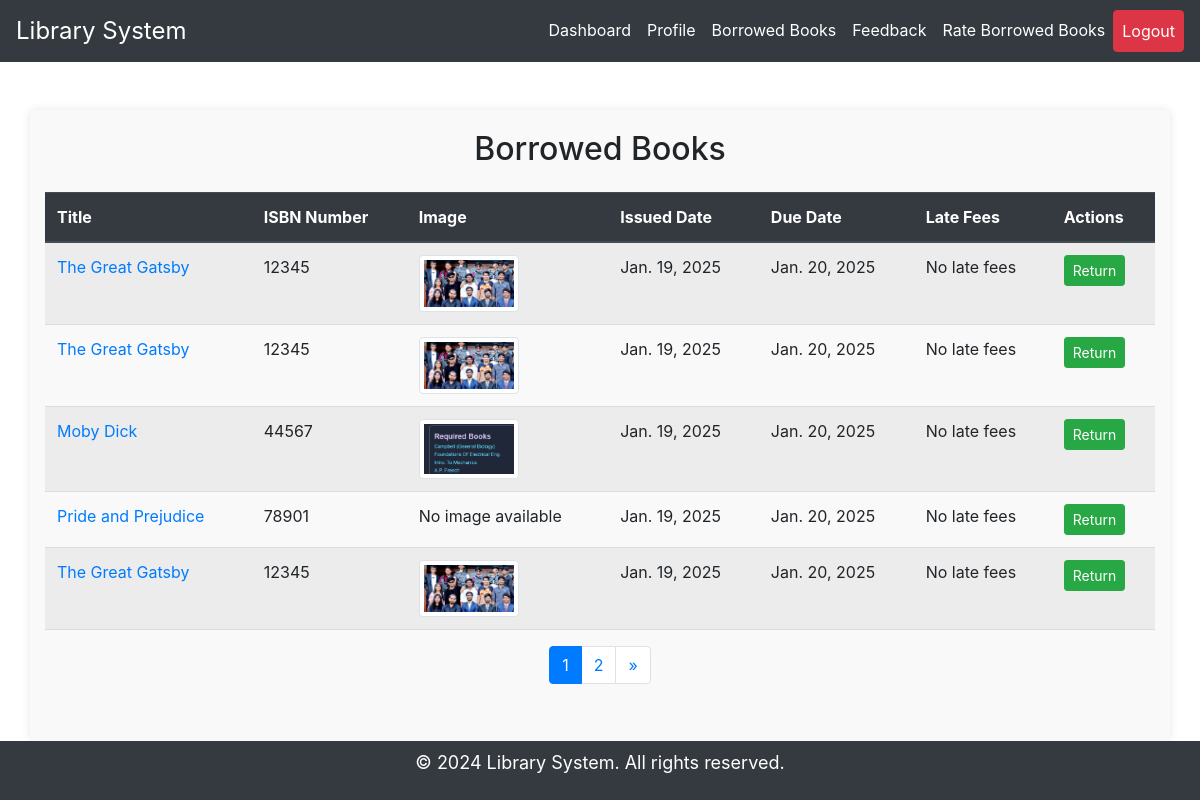
The page /student/borrowed-books/ (signed in) on the database its author committed.
### lib/models.py (models this page shows, shortened)
class Borrow(models.Model):
    student = models.ForeignKey(StudentProfile, on_delete=models.CASCADE)
    book = models.ForeignKey(Book, on_delete=models.CASCADE)
    issued_date = models.DateField(auto_now_add=True)
    due_date = models.DateField()
    late_fees = models.DecimalField(max_digits=5, decimal_places=2, default=0.00)

class Book(models.Model):
    title = models.CharField(max_length=200)
    author = models.CharField(max_length=200)
    genre = models.CharField(max_length=200)
    published_date = models.DateField()
    isbn_number = models.BigIntegerField(unique=True)
    available_copies = models.IntegerField(
    validators=[MinValueValidator(0)]
)
    image = models.ImageField(upload_to='book_images/', blank=True, null=True)  # Add this line
    total_ratings = models.IntegerField(default=0)
    total_rating_value = models.IntegerField(default=0)

### lib/views.py (the view)
# urls.py: path('student/borrowed-books/', views.student_borrowed_books, name='student_borrowed_books'),
@login_required(login_url='/login/')
def student_borrowed_books(request):
    user = request.user
    student_profile = StudentProfile.objects.get(user=user)
    borrowed_books = Borrow.objects.filter(student=student_profile).order_by('-issued_date')
    global_settings = GlobalSettings.objects.first()
    for borrow in borrowed_books:
        if borrow.due_date < datetime.now().date():
            days_late = (datetime.now().date() - borrow.due_date).days
            borrow.late_fees = days_late * global_settings.late_fees_per_day
        else:
            borrow.late_fees = 0
    paginator = Paginator(borrowed_books, 5)  # Show 5 borrowed books per page
    page_number = request.GET.get('page')
    page_obj = paginator.get_page(page_number)
    context = {
        'borrowed_books': page_obj,
    }
    return render(request, 'lib/student_borrowed_books.html', context)

### lib/templates/lib/student_borrowed_books.html (shortened to what this page needs)
{% load static %}
<!DOCTYPE html>
<html lang="en">
<head>
    <link rel="stylesheet" href="{% static 'css/styles.css' %}">
    <link href="https://stackpath.bootstrapcdn.com/bootstrap/4.5.2/css/bootstrap.min.css" rel="stylesheet">
</head>
<body class="d-flex flex-column min-vh-100">
    <nav class="navbar navbar-expand-lg navbar-dark bg-dark">
        <a class="navbar-brand" href="{% url 'lib:home' %}" style="font-size: 1.5rem;">Library System</a>
        <div class="collapse navbar-collapse" id="navbarNav">
            <ul class="navbar-nav ml-auto">
                <li class="nav-item">
                    <a class="nav-link text-white" href="{% url 'lib:student_dashboard' %}">Dashboard</a>
                </li>
                <li class="nav-item">
                    <a class="nav-link text-white" href="{% url 'lib:student_profile' %}">Profile</a>
                </li>
                <li class="nav-item">
                    <a class="nav-link text-white" href="{% url 'lib:student_borrowed_books' %}">Borrowed Books</a>
                </li>
                <li class="nav-item">
                    <a class="nav-link text-white" href="{% url 'lib:student_feedback' %}">Feedback</a>
                </li>
                <li class="nav-item">
                    <a class="nav-link text-white" href="{% url 'lib:rate_books' %}">Rate Borrowed Books</a>
                </li>
                <li class="nav-item">
                    <a class="nav-link btn btn-danger text-white" href="{% url 'lib:logout_views' %}">Logout</a>
                </li>
            </ul>
        </div>
    </nav>
    <div class="container mt-5">
        <h2 class="text-center mb-4">Borrowed Books</h2>
        <table class="table table-striped">
            <thead class="thead-dark">
                <tr>
                    <th>Title</th>
                    <th>ISBN Number</th>
                    <th>Image</th>
                    <th>Issued Date</th>
                    <th>Due Date</th>
                    <th>Late Fees</th>
                    <th>Actions</th>
                </tr>
            </thead>
            <tbody>
                {% for borrow in borrowed_books %}
                <tr>
                    <td><a href="{% url 'lib:book_detail_stu' borrow.book.isbn_number %}">{{ borrow.book.title }}</a></td>
                    <td>{{ borrow.book.isbn_number }}</td>
                    <td>
                        {% if borrow.book.image %}
                            <img src="{{ borrow.book.image.url }}" alt="{{ borrow.book.title }}" class="img-thumbnail" style="max-width: 100px;">
                        {% else %}
                            No image available
                        {% endif %}
                    </td>
                    <td>{{ borrow.issued_date }}</td>
                    <td>{{ borrow.due_date }}</td>
                    <td>
                        {% if borrow.late_fees > 0 %}
                            ${{ borrow.late_fees }}
                        {% else %}
                            No late fees
                        {% endif %}
                    </td>
                    <td>
                        <a href="{% url 'lib:return_book' borrow.id %}" class="btn btn-sm btn-success">Return</a>
                    </td>
                </tr>
                {% empty %}
                <tr>
                    <td colspan="7" class="text-center">No books borrowed yet.</td>
                </tr>
                {% endfor %}
            </tbody>
        </table>
        <nav aria-label="Page navigation">
            <ul class="pagination justify-content-center">
                {% for num in borrowed_books.paginator.page_range %}
                <li class="page-item {% if borrowed_books.number == num %}active{% endif %}">
                    <a class="page-link" href="?page={{ num }}">{{ num }}</a>
                </li>
                {% endfor %}
                {% if borrowed_books.has_next %}
                <li class="page-item">
                    <a class="page-link" href="?page={{ borrowed_books.next_page_number }}" aria-label="Next">
                        <span aria-hidden="true">&raquo;</span>
                    </a>
                </li>
                {% endif %}
            </ul>
        </nav>
    </div>
    <div class="text-center mt-auto py-2" style="background-color: #343a40; color: white;">
        <p>&copy; 2024 Library System. All rights reserved.</p>
    </div>
</body>
</html>

### rows shown on the page
Borrow: book "The Great Gatsby", book.isbn_number "12345", book.image (picture), issued_date "Jan. 19, 2025", due_date "Jan. 20, 2025", late_fees "No late fees"
Borrow: book "The Great Gatsby", book.isbn_number "12345", book.image (picture), issued_date "Jan. 19, 2025", due_date "Jan. 20, 2025", late_fees "No late fees"
Borrow: book "Moby Dick", book.isbn_number "44567", book.image (picture), issued_date "Jan. 19, 2025", due_date "Jan. 20, 2025", late_fees "No late fees"
Borrow: book "Pride and Prejudice", book.isbn_number "78901", shows "No image available", issued_date "Jan. 19, 2025", due_date "Jan. 20, 2025", late_fees "No late fees"
Borrow: book "The Great Gatsby", book.isbn_number "12345", book.image (picture), issued_date "Jan. 19, 2025", due_date "Jan. 20, 2025", late_fees "No late fees"

### other values the page prints
{{ num }} "1" "2"
